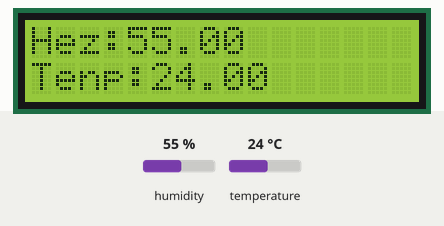
This sketch was run on a simulated Arduino Uno, built with avr-gcc and run on an emulated ATmega328P. On the bench: 16×2 character LCD. Wiring (inferred from the names in the program): DHT22 sensor: data pin 2. The inputs (shaded band) are chosen by the test bench; at power-on: humidity 55 %, temperature 24 °C. What the sketch prints to the serial monitor is not drawn.

Above: at 1.2 s.
1.3 s: humidity set to 22 %
At 6.7 s:
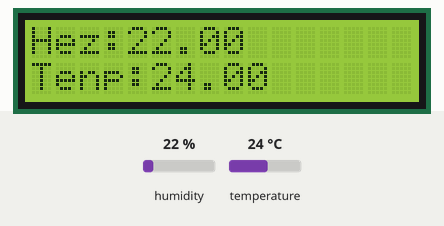
7.6 s: temperature set to 12 °C
At 12.6 s:
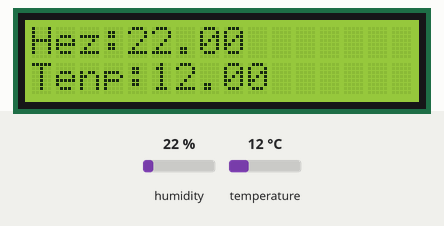
13.9 s: humidity set to 40 %
At 18.6 s:
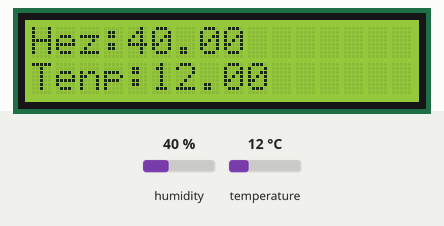
20.2 s: temperature set to 19 °C
At 23.4 s:
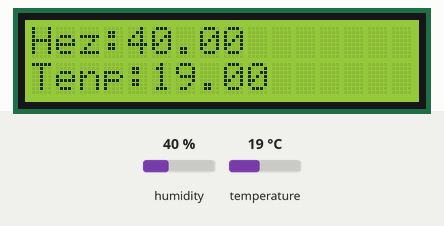
Timing chart, 0 to 24.9 s (numbered marks = the images above; inputs shaded):
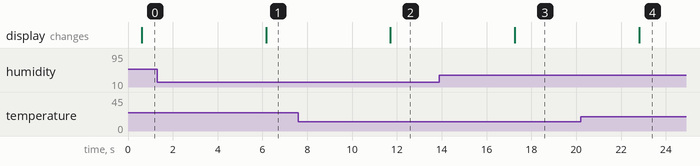

The sketch:

LCD_I2C_DHT.ino
```cpp
#include <Wire.h>
#include <LiquidCrystal_I2C.h>
#include <DHT.h>

LiquidCrystal_I2C lcd(0x27, 16,2);

#define DHTPIN 2

#define DHTTYPE DHT22

DHT dht(DHTPIN, DHTTYPE);

void setup()
{
  lcd.init();
  lcd.backlight();
  dht.begin();
  Serial.begin(9600);
}

void loop()
{
  float h = dht.readHumidity();
  float t = dht.readTemperature();

  if (isnan(t) || isnan(h))
  {
    lcd.clear();
    lcd.setCursor (0,0);
    lcd.print("Failed to read from DHT");
  }
  else
  {
    lcd.clear();
    lcd.setCursor (0,0);
    lcd.print("Hez:");
    lcd.print(h);
    Serial.print("Hezetasune:");
    Serial.print(h);
    Serial.println("");
    lcd.setCursor (0,1);
    lcd.print("Tenp:");
    lcd.print(t);
    Serial.print("Tenperaturie:");
    Serial.print(t);
    Serial.println("");
    delay(5000);
  }
}
```

Measured:
- after the input at 1.3 s, the display: changes after 4.9 s (image 1)
- after the input at 7.6 s, the display: changes after 4.1 s (image 2)
- after the input at 13.9 s, the display: changes after 3.4 s (image 3)
- after the input at 20.2 s, the display: changes after 2.6 s (image 4)
